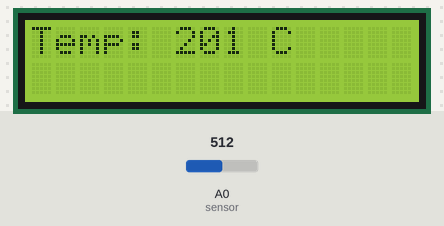
This sketch was run on a simulated Arduino Uno, built with avr-gcc and run on an emulated ATmega328P. On the bench: 16×2 character LCD. Inputs (shaded band) come from the test bench; at power-on: A0 (sensor) = 512.

Above: at 1.2 s.
1.3 s: A0 (sensor) set to 716
At 2.8 s:
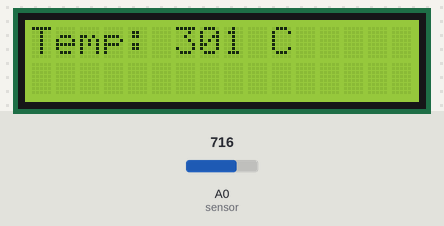
5.4 s: A0 (sensor) set to 900
At 6.8 s:
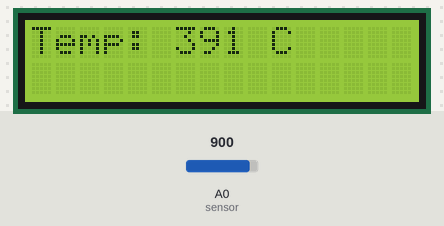
8.5 s: A0 (sensor) set to 1023
At 9.6 s:
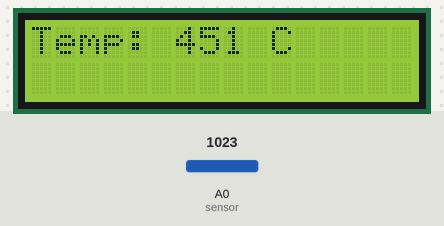
Timing chart, 0 to 11.5 s (numbered marks = the images above; inputs shaded):
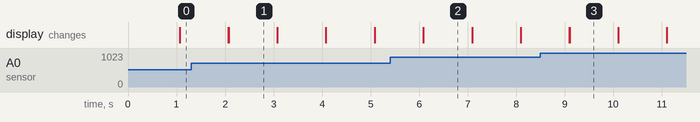

Measured:
- after the input at 1.3 s, the display: first differs from a run without the input after 0.77 s (image 1)
- after the input at 5.4 s, the display: first differs from a run without the input after 0.69 s (image 2)
- after the input at 8.5 s, the display: first differs from a run without the input after 0.60 s (image 3)
- what the display in image 1 shows lasts 1.0 s, from 2.1 s to 3.1 s

The sketch:

Arduino-pd06_tarefa2.ino
```cpp
// LiquidCrystal(RS, E, D4, D5, D6, D7)
#include <LiquidCrystal.h>
#define D10 10
#define D11 11
#define D12 12
#define D13 13
#define E 9
#define RS 8

const int sensor = A0;
int temperature;
int sensorRead;

LiquidCrystal LCD(RS, E, D10, D11, D12, D13);

void setup() {
 LCD.begin(16,2);
  pinMode(sensor, INPUT);
}

void loop() {
 sensorRead = analogRead(sensor);
 temperature = map(((sensorRead-20)*3.04), 0, 1023, (-40), 125);
 LCD.print("Temp: ");
 LCD.print(temperature);
 LCD.print(" C");
 delay(1000);
 LCD.clear();
}

/*Alteração dos cabos
de-para
9 - 8*
8 - 9*
7 - 13*
6 - 12*
5 - 11*
4 - 10*
*/
```
